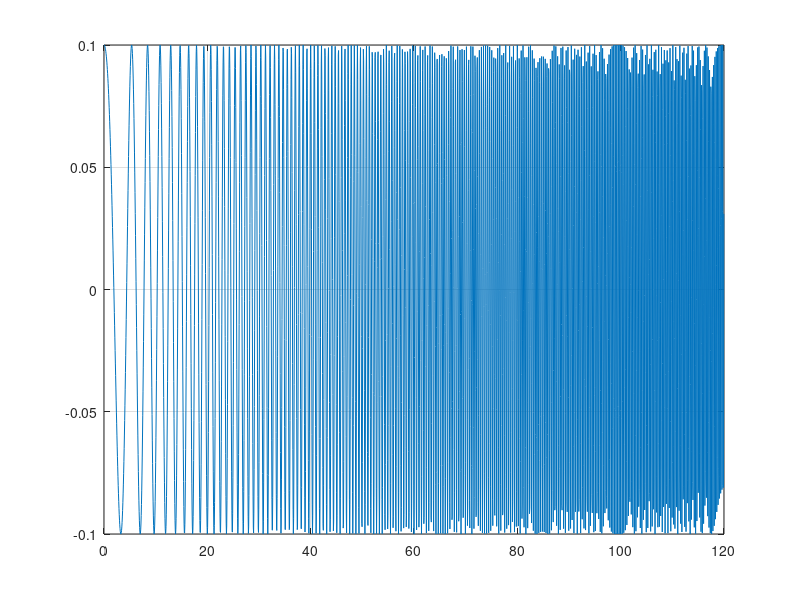

Recreate this plot in MATLAB. (Note: this script raises an error after producing the figure.)
close all;
clear all;
%y = chirp(t,f0,t1,f1,'method',phi) 
f = 20; %signal sampling rate = 10Hz. 
Fs = f;
ts = 1/f; %0.1 s = sampling time
endTime = 120; %3min
t = 0:ts:endTime-ts;

f0 = 0.1; %initial chirp frequency
t1 = endTime; %initial time
f1 = 4;
y = chirp(t,f0,t1,f1,'linear');
y = y.*0.1;
figure,plot(t,y);
grid on;
L1 = length(y);
figure,spectrogram(y)
Y = fft(y);
%Compute the two-sided spectrum P2. Then compute the single-sided spectrum P1 based on P2 and the even-valued signal length L.

P2 = abs(Y/L1);
P1 = P2(1:L1/2+1);
P1(2:end-1) = 2*P1(2:end-1);
%Define the frequency domain f and plot the single-sided amplitude spectrum P1. The amplitudes are not exactly at 0.7 and 1, as expected, because of the added noise. On average, longer signals produce better frequency approximations.

f = Fs*(0:(L1/2))/L1;
figure,
plot(f,P1)
title('Single-Sided Amplitude Spectrum of X(t)')
xlabel('f (Hz)')
ylabel('|P1(f)|')
